Frame 1 (no input): blank canvas, image omitted
Frame 60 (the mouse pressed at the canvas centre just before this capture): blank canvas, image omitted
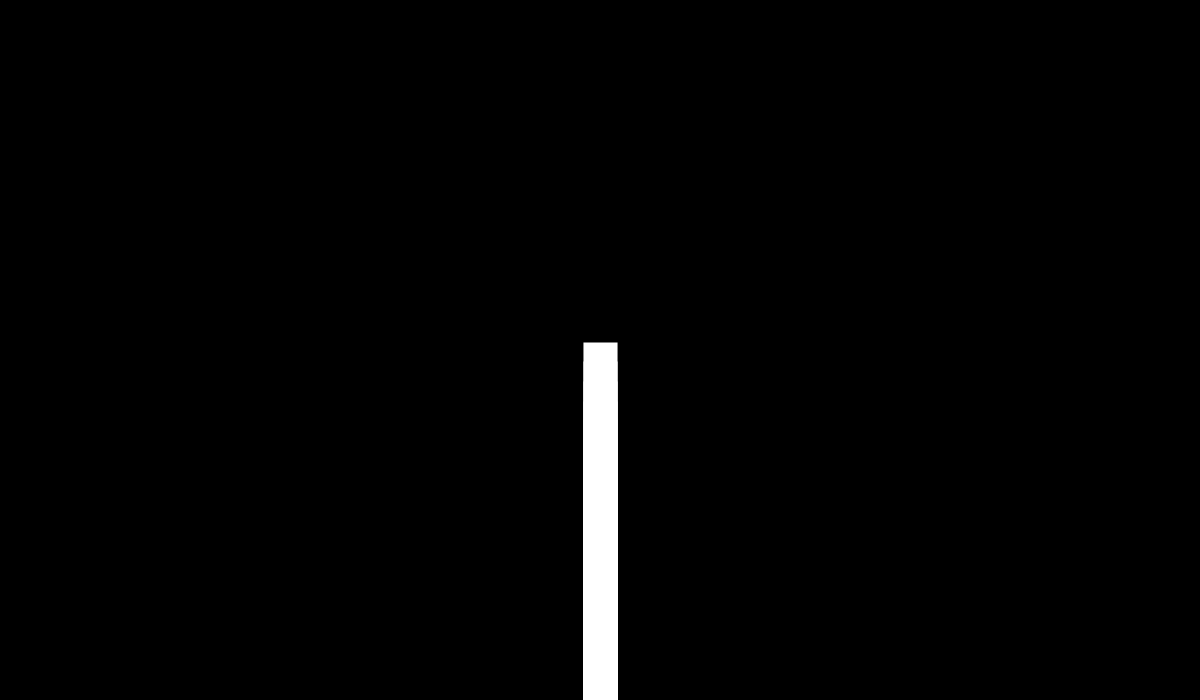
Frame 120 (the mouse held since frame 60 and released just before this capture)

The Processing sketch whose frames 1 and 60 were blank and that drew this single picture after the mouse press (run headless with seeded random() and noise(); from frame 60 on, the mouse is pressed at the canvas centre):

// Processing sketch: working_class_bis_meh
// ── working_class_bis_meh.pde
ArrayList<Building> lines = new ArrayList<Building>();

void setup() {
  size(1200, 700);
  background(0);
}

void draw() {
  for (int i = 0; i < lines.size(); i++) {
    Building line = lines.get(i);
    line.draw();
  }
}

// Start the animation when the mouse is pressed
void mousePressed() {
  Building line = new Building(300);
  // Update the ending position of the line to the mouse coordinates
  line.x1 = mouseX;
  line.y2 = mouseY;
  // Set the width of the line
  line.lineWidth = random(5, 50);
  line.start();
  lines.add(line);
}

// ── Building.pde
class Building {
  float lineWidth;
  // Set the starting position of the line
  int x1 = 250;
  int y1 = 700;
  // Set the ending position of the line
  int y2 = 250;
  // Set the length of the line
  int lineLength = y1 - y2;
  // Set the animation duration in milliseconds
  int duration;
  // Set the starting time
  long startTime;
  // Flag to keep track of whether the animation is running
  boolean animationRunning = false;
  
  Building(int duration) {
    this.duration = duration;
  }
  
  void start() {
    animationRunning = true;
    startTime = millis();
  }
  
  void draw() {
    // If the animation is not running, do not draw the line
    if (!animationRunning) {
      return;
    }
    // Calculate the elapsed time
    float elapsedTime = millis() - startTime;

    // Calculate the fraction of the animation that has completed
    float t = elapsedTime / duration;

    // Use the fraction to calculate the current length of the line
    int currentLength = (int) (t * (y1 - y2));
    // Set the starting and ending points of the line
    int x = x1;
    int y = y1 - currentLength;
    // Draw the line
    stroke(255);
    strokeWeight(lineWidth);
    strokeCap(SQUARE);
    line(x1, y1, x, y);
    // If the animation has completed, stop drawing
    if (elapsedTime >= duration) {
      stroke(200, 100, 0);
      strokeWeight(3);
      animationRunning = false;
    }
  }
}

// ── City.pde
// The City (a list of Building objects)

class City {
  ArrayList<Building> lines; // An ArrayList for all the boids

  City() {
    lines = new ArrayList<Building>(); // Initialize the ArrayList
  }

  void run() {
    for (Building b : lines) {
    }
  }

  void addBuilding(Building b) {
    lines.add(b);
  }

}
